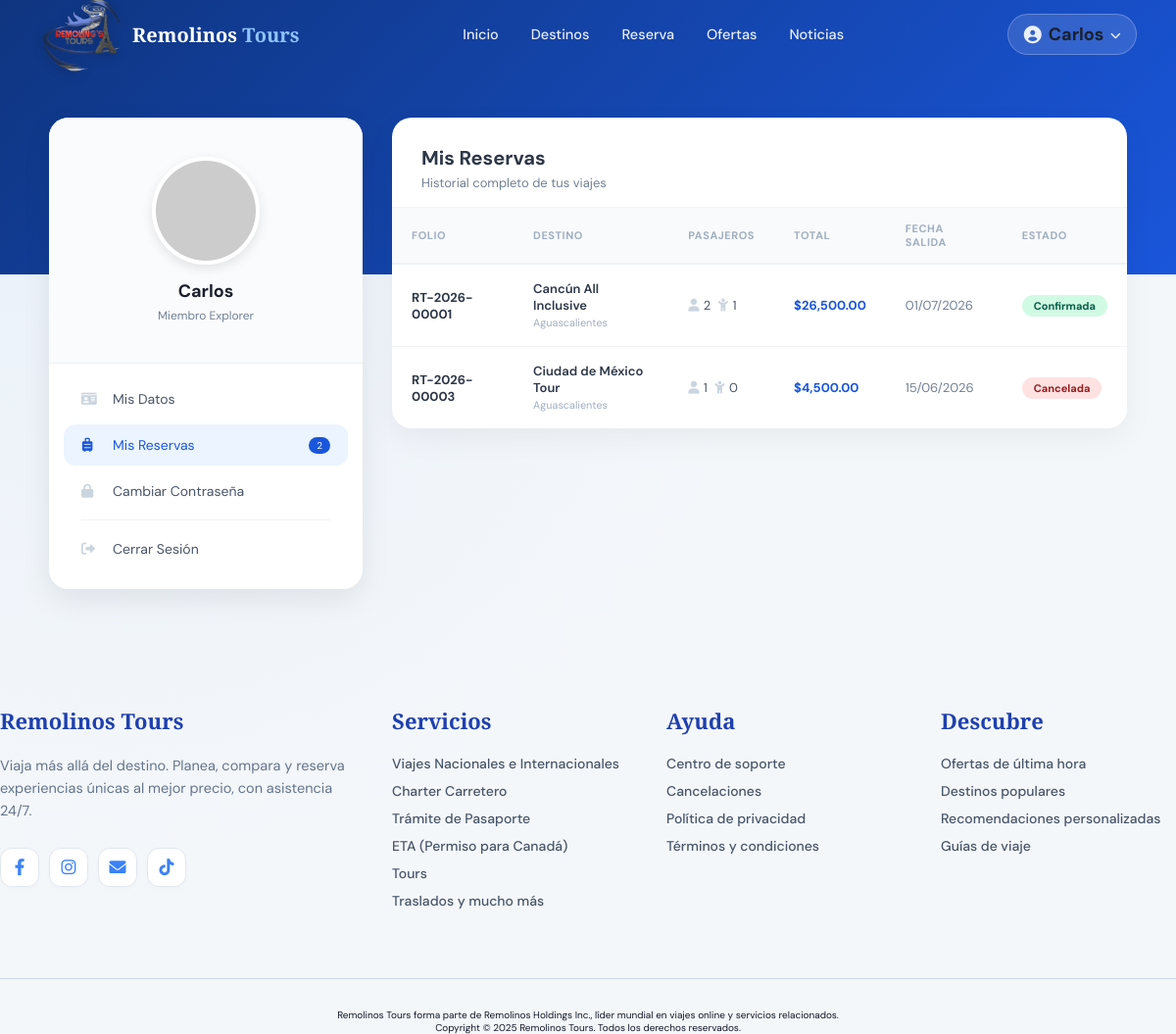
The app's page /user/viewdata.php?tab=reservas (signed in) with its own data.
### tables this page shows
CREATE TABLE `usuarios` (
  `id` int(11) NOT NULL,
  `nombre_completo` varchar(150) NOT NULL,
  `fecha_nacimiento` date DEFAULT NULL,
  `email` varchar(150) NOT NULL,
  `telefono` varchar(20) DEFAULT NULL,
  `password` varchar(255) NOT NULL,
  `rol` enum('admin','cliente') NOT NULL DEFAULT 'cliente',
  `activo` tinyint(1) NOT NULL DEFAULT 1,
  `fecha_registro` timestamp NOT NULL DEFAULT current_timestamp()
);

CREATE TABLE `reservas` (
  `id` int(11) NOT NULL,
  `folio` varchar(20) NOT NULL COMMENT 'Ej: RT-2026-00001',
  `id_destino` int(11) NOT NULL,
  `id_usuario` int(11) NOT NULL,
  `nombre_cliente` varchar(150) DEFAULT NULL COMMENT 'Nombre del viajero principal',
  `telefono_cliente` varchar(30) DEFAULT NULL,
  `adultos` int(11) NOT NULL DEFAULT 1,
  `ninos` int(11) NOT NULL DEFAULT 0,
  `num_adultos` int(11) GENERATED ALWAYS AS (`adultos`) VIRTUAL COMMENT 'Alias para compatibilidad',
  `num_ninos` int(11) GENERATED ALWAYS AS (`ninos`) VIRTUAL COMMENT 'Alias para compatibilidad',
  `fecha_salida` date DEFAULT NULL,
  `fecha_regreso` date DEFAULT NULL,
  `fecha_reserva` timestamp NOT NULL DEFAULT current_timestamp(),
  `solicitudes` text DEFAULT NULL COMMENT 'Peticiones especiales del cliente',
  `precio_por_persona` decimal(10,2) NOT NULL DEFAULT 0.00,
  `descuento_ninos` decimal(10,2) NOT NULL DEFAULT 0.00,
  `total_pago` decimal(10,2) NOT NULL DEFAULT 0.00,
  `metodo_contacto` varchar(50) DEFAULT NULL COMMENT 'WhatsApp, Email, Llamada',
  `estado` enum('Pendiente','Confirmada','Cancelada') NOT NULL DEFAULT 'Pendiente',
  `created_at` timestamp NOT NULL DEFAULT current_timestamp()
);

CREATE TABLE `destinos` (
  `id` int(11) NOT NULL,
  `nombre` varchar(150) NOT NULL,
  `descripcion` text DEFAULT NULL,
  `precio` decimal(10,2) NOT NULL DEFAULT 0.00 COMMENT 'Precio adulto',
  `precio_nino` decimal(10,2) NOT NULL DEFAULT 0.00,
  `id_proveedor` int(11) DEFAULT NULL,
  `foto_portada` varchar(255) DEFAULT 'default.png',
  `tipo_trayecto` varchar(50) NOT NULL DEFAULT 'Redondo',
  `cupo_total` int(11) NOT NULL DEFAULT 20,
  `punto_salida` varchar(100) DEFAULT NULL,
  `maleta_mano_kg` int(11) NOT NULL DEFAULT 10,
  `maleta_documentada_kg` int(11) NOT NULL DEFAULT 25,
  `seguro_basico_incluido` tinyint(1) NOT NULL DEFAULT 0,
  `fecha_salida` date DEFAULT NULL,
  `dias` int(11) NOT NULL DEFAULT 1,
  `noches` int(11) NOT NULL DEFAULT 0,
  `estado` enum('Activo','Inactivo','Agotado') NOT NULL DEFAULT 'Activo',
  `created_at` timestamp NOT NULL DEFAULT current_timestamp(),
  `activo` tinyint(1) DEFAULT 1
);

### user/viewdata.php (the view, shortened to what this page needs)
<?php
include('../Login_API/auth.php');
$id  = (int)$_SESSION['id_usuario'];
$res = mysqli_query($conexion, "SELECT * FROM usuarios WHERE id = $id LIMIT 1");
$user = mysqli_fetch_assoc($res);
$totalReservas = mysqli_fetch_assoc(
    mysqli_query($conexion, "SELECT COUNT(*) AS t FROM reservas WHERE id_usuario=$id")
)['t'];
$reservasConfirmadas = mysqli_fetch_assoc(
    mysqli_query($conexion, "SELECT COUNT(*) AS t FROM reservas WHERE id_usuario=$id AND estado='Confirmada'")
)['t'];
$misReservas = mysqli_query($conexion,
    "SELECT r.*, d.nombre AS nombre_destino, d.foto_portada, d.punto_salida
     FROM reservas r
     LEFT JOIN destinos d ON r.id_destino = d.id
     WHERE r.id_usuario = $id
     ORDER BY r.created_at DESC"
);
$fecha_formateada = '—';
$tab = $_GET['tab'] ?? 'datos';
?>
<!DOCTYPE html>
<html lang="es">
<head>
    <link rel="stylesheet" href="https://cdnjs.cloudflare.com/ajax/libs/font-awesome/6.0.0/css/all.min.css">
    <link rel="stylesheet" href="/Agencia_Remolinos/componentes/header/header.css">
    <link rel="stylesheet" href="/Agencia_Remolinos/componentes/footer/footer.css">
    <link rel="stylesheet" href="/Agencia_Remolinos/style.css">
    <link rel="stylesheet" href="viewdata.css">
</head>
<body class="perfil-page">
    <?php include $_SERVER['DOCUMENT_ROOT'] . "/Agencia_Remolinos/componentes/header/header.php"; ?>
    <div class="perfil-wrapper">
        <div class="perfil-container">
            <aside class="perfil-sidebar">
                <div class="user-card-top">
                    <div class="avatar-wrapper">
                        <img src="https://ui-avatars.com/api/?name=<?= urlencode($user['nombre_completo']) ?>&background=1a56db&color=fff&size=128"
                             alt="Avatar">
                    </div>
                    <h2 class="user-name"><?= htmlspecialchars(explode(' ', $user['nombre_completo'])[0]) ?></h2>
                    <p class="user-rank"><?= $reservasConfirmadas >= 5 ? 'Viajero Frecuente' : 'Miembro Explorer' ?></p>
                </div>
                <nav class="perfil-nav">
                    <a href="?tab=datos"    class="nav-item <?= $tab==='datos'    ? 'active':'' ?>">
                        <i class="fas fa-id-card"></i> Mis Datos
                    </a>
                    <a href="?tab=reservas" class="nav-item <?= $tab==='reservas' ? 'active':'' ?>">
                        <i class="fas fa-suitcase-rolling"></i> Mis Reservas
                        <?php if ($totalReservas > 0): ?>
                        <span style="margin-left:auto;background:#1a56db;color:#fff;font-size:1rem;padding:2px 8px;border-radius:20px;">
                            <?= $totalReservas ?>
                        </span>
                        <?php endif; ?>
                    </a>
                    <a href="?tab=password" class="nav-item <?= $tab==='password' ? 'active':'' ?>">
                        <i class="fas fa-lock"></i> Cambiar Contraseña
                    </a>
                    <div class="nav-spacer"></div>
                    <a href="../Login_API/logout.php" class="nav-item logout">
                        <i class="fas fa-sign-out-alt"></i> Cerrar Sesión
                    </a>
                </nav>
            </aside>
            <main class="perfil-content">
                <?php if ($tab === 'datos'): ?>
                <section class="details-card">
                    <div class="card-header">
                        <h3>Información de la Cuenta</h3>
                        <button class="edit-profile-btn" id="btnEditarPerfil">
                            <i class="fas fa-pen"></i> Editar Perfil
                        </button>
                    </div>
                    <div class="details-grid">
                        <div class="detail-box">
                            <span class="label">Nombre Completo</span>
                            <p class="value"><?= htmlspecialchars($user['nombre_completo']) ?></p>
                        </div>
                        <div class="detail-box">
                            <span class="label">Correo Electrónico</span>
                            <p class="value"><?= htmlspecialchars($user['email']) ?></p>
                        </div>
                        <div class="detail-box">
                            <span class="label">Teléfono</span>
                            <p class="value"><?= htmlspecialchars($user['telefono'] ?: 'No registrado') ?></p>
                        </div>
                        <div class="detail-box">
                            <span class="label">Fecha de Nacimiento</span>
                            <p class="value"><?= $fecha_formateada ?></p>
                        </div>
                        <div class="detail-box">
                            <span class="label">Miembro desde</span>
                            <p class="value">
                                <?= !empty($user['fecha_registro']) ? date('d M, Y', strtotime($user['fecha_registro'])) : '—' ?>
                            </p>
                        </div>
                        <div class="detail-box">
                            <span class="label">Tipo de cuenta</span>
                            <p class="value" style="text-transform:capitalize;"><?= htmlspecialchars($user['rol']) ?></p>
                        </div>
                    </div>
                </section>
                <?php elseif ($tab === 'reservas'): ?>
                <div class="reservas-table-wrap">
                    <div style="padding:28px 30px 16px;border-bottom:1px solid #f1f5f9;">
                        <h3 style="margin:0;font-size:2rem;color:#2d3748;">Mis Reservas</h3>
                        <p style="margin:4px 0 0;color:#718096;font-size:1.3rem;">Historial completo de tus viajes</p>
                    </div>
                    <?php if (mysqli_num_rows($misReservas) === 0): ?>
                    <div class="empty-state">
                        <i class="fas fa-suitcase-rolling"></i>
                        <p>Aún no tienes reservas.</p>
                        <a href="/Agencia_Remolinos/componentes/Reserva/reserva.php"
                           style="display:inline-block;margin-top:16px;padding:12px 28px;background:#1a56db;color:#fff;border-radius:12px;text-decoration:none;font-weight:700;font-size:1.4rem;">
                            ¡Reserva tu primer viaje!
                        </a>
                    </div>
                    <?php else: ?>
                    <div style="overflow-x:auto;">
                        <table class="reservas-table">
                            <thead>
                                <tr>
                                    <th>Folio</th><th>Destino</th><th>Pasajeros</th>
                                    <th>Total</th><th>Fecha salida</th><th>Estado</th>
                                </tr>
                            </thead>
                            <tbody>
                            <?php while ($r = mysqli_fetch_assoc($misReservas)):
                                $est = strtolower($r['estado'] ?? 'pendiente');
                                $badgeCls = $est==='confirmada' ? 'badge-confirmada' : ($est==='cancelada' ? 'badge-cancelada' : 'badge-pendiente');
                            ?>
                            <tr>
                                <td><strong style="color:#2d3748;"><?= htmlspecialchars($r['folio'] ?? '#'.$r['id']) ?></strong></td>
                                <td>
                                        <div>
                                            <div style="font-weight:600;color:#2d3748;"><?= htmlspecialchars($r['nombre_destino'] ?? '—') ?></div>
                                            <small style="color:#a0aec0;"><?= htmlspecialchars($r['punto_salida'] ?? '') ?></small>
                                        </div>
                                    </div>
                                <td>
                                    <i class="fas fa-user" style="color:#cbd5e0;margin-right:4px;"></i><?= (int)($r['adultos'] ?? 0) ?>
                                    &nbsp;<i class="fas fa-child" style="color:#cbd5e0;margin-right:4px;"></i><?= (int)($r['ninos'] ?? 0) ?>
                                </td>
                                <td style="font-weight:700;color:#1a56db;">$<?= number_format((float)($r['total_pago'] ?? 0), 2) ?></td>
                                <td style="color:#718096;"><?= !empty($r['fecha_salida']) ? date('d/m/Y', strtotime($r['fecha_salida'])) : '—' ?></td>
                                <td><span class="badge-estado <?= $badgeCls ?>"><?= htmlspecialchars(ucfirst($r['estado'] ?? 'Pendiente')) ?></span></td>
                            <?php endwhile; ?>
                    </div>
                    <?php endif; ?>
                </div>
                <?php endif; ?>
    <?php include $_SERVER['DOCUMENT_ROOT'] . "/Agencia_Remolinos/componentes/footer/footer.php"; ?>
</body>
</html>

### componentes/header/header.css (style rules this page uses)
html { font-size: 62.5%; scroll-behavior: smooth; overflow-x: hidden; }
*, *::before, *::after { box-sizing: border-box; margin: 0; padding: 0; }
body { font-family: 'DM Sans', sans-serif; }

### style.css (style rules this page uses)
:root { --azul: #1a56db; --azul-oscuro: #0f3580; --azul-suave: #e8f0fe; --azul-medio: #3b82f6; --blanco: #ffffff; --gris-bg: #f7f8fc; --gris-texto: #6b7280; --gris-borde: #e5e7eb; --oscuro: #111827; --acento: #1a56db; }
*, *::before, *::after { margin: 0; padding: 0; box-sizing: border-box; outline: none; border: none; text-decoration: none; }
html { font-size: 62.5%; scroll-behavior: smooth; scroll-padding-top: 7rem; overflow-x: hidden; }
body { font-family: 'DM Sans', sans-serif; color: var(--oscuro); background: var(--blanco); }
img { display: block; max-width: 100%; }

### user/viewdata.css (style rules this page uses)
.perfil-page { background-color: #f4f7fa; margin: 0; }
.perfil-wrapper { position: relative; padding-top: 80px; min-height: 90vh; }
.perfil-container { position: relative; z-index: 2; max-width: 1140px; margin: 40px auto; display: grid; grid-template-columns: 320px 1fr; gap: 30px; padding: 0 20px; }
.perfil-sidebar { background: #ffffff; border-radius: 20px; box-shadow: 0 10px 30px rgba(0,0,0,0.08); overflow: hidden; height: fit-content; }
.user-card-top { padding: 40px 20px; text-align: center; background: #fafbfc; border-bottom: 1px solid #edf2f7; }
.avatar-wrapper { width: 110px; height: 110px; margin: 0 auto 15px; border-radius: 50%; border: 4px solid #fff; box-shadow: 0 4px 12px rgba(0,0,0,0.1); overflow: hidden; }
.avatar-wrapper img { width: 100%; height: 100%; object-fit: cover; }
.user-name { font-size: 1.8rem; color: #1a202c; margin: 0; font-weight: 700; }
.user-rank { font-size: 1.2rem; color: #718096; margin-top: 5px; }
.perfil-nav { padding: 15px; }
.perfil-nav .nav-item { display: flex; align-items: center; gap: 12px; padding: 12px 18px; text-decoration: none; color: #4a5568; font-size: 1.4rem; border-radius: 12px; transition: background 0.2s, color 0.2s; margin-bottom: 5px; }
.perfil-nav .nav-item i { width: 20px; color: #cbd5e0; transition: color 0.2s; }
.perfil-nav .nav-item:hover, .perfil-nav .nav-item.active { background: #ebf4ff; color: #1a56db; }
.perfil-nav .nav-item.active i, .perfil-nav .nav-item:hover i { color: #1a56db; }
.perfil-nav .nav-item.logout { color: #4a5568; }
.nav-spacer { height: 1px; background: #edf2f7; margin: 8px 18px; }

### user/viewdata.php (style rules this page uses)
.reservas-table-wrap { background: #fff; border-radius: 20px; box-shadow: 0 10px 30px rgba(0,0,0,.05); overflow: hidden; }
.reservas-table { width: 100%; border-collapse: collapse; font-size: 1.3rem; }
.reservas-table thead th { background: #f8fafc; color: #a0aec0; text-transform: uppercase; font-size: 1.1rem; letter-spacing: .05em; padding: 14px 20px; text-align: left; border-bottom: 2px solid #edf2f7; }
.reservas-table td { padding: 16px 20px; color: #4a5568; border-bottom: 1px solid #f1f5f9; vertical-align: middle; }
.reservas-table tbody tr:last-child td { border-bottom: none; }
.badge-estado { display: inline-block; padding: 4px 12px; border-radius: 20px; font-weight: 700; font-size: 1.1rem; }
.badge-confirmada { background: #d1fae5; color: #065f46; }
.badge-cancelada { background: #fee2e2; color: #991b1b; }

### records on screen
usuarios: nombre_completo "Carlos"
reservas: folio "RT-2026-00001", id_destino.nombre "Cancún All Inclusive", id_destino.punto_salida "Aguascalientes", adultos "2", ninos "1", total_pago "26,500.00", fecha_salida "01/07/2026", estado "Confirmada"
reservas: folio "RT-2026-00003", id_destino.nombre "Ciudad de México Tour", id_destino.punto_salida "Aguascalientes", adultos "1", ninos "0", total_pago "4,500.00", fecha_salida "15/06/2026", estado "Cancelada"

### other values on screen
explode(' ', $_SESSION['nombre'] ?? 'Usuario')[0] "Carlos"
$totalReservas "2"
